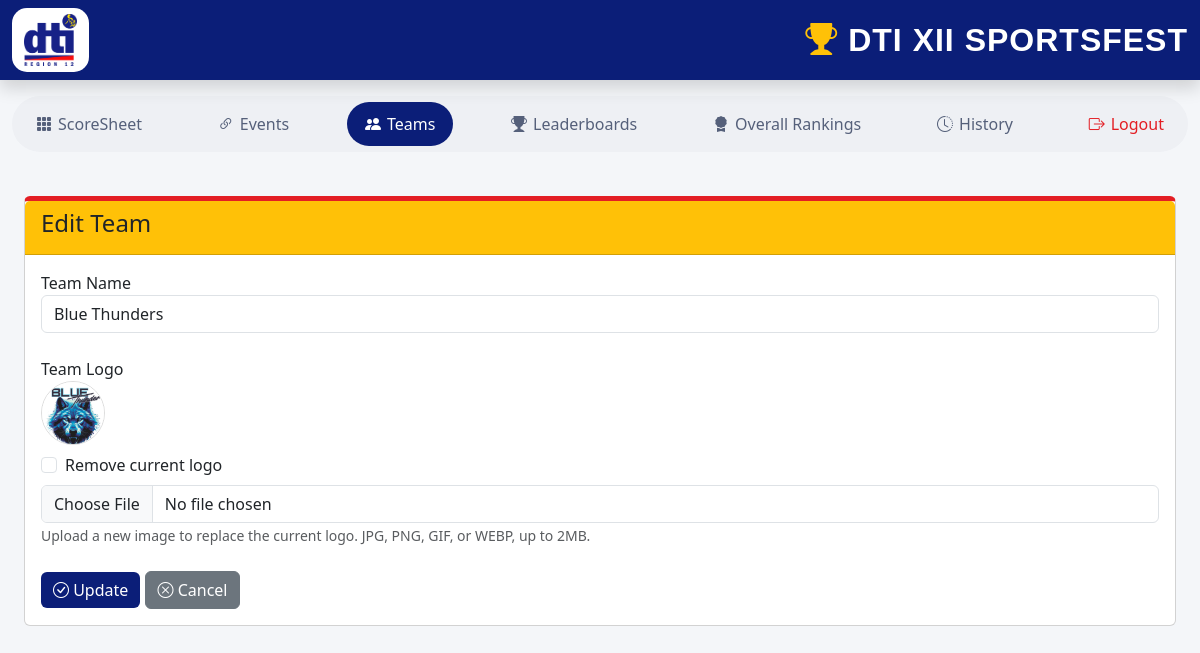
Screenshot of /edit_team.php?id=6 (signed in) with the database file from the repository.
### tables this page shows
CREATE TABLE `teams` (
  `id` int(11) NOT NULL,
  `team_name` varchar(100) NOT NULL,
  `created_at` timestamp NOT NULL DEFAULT current_timestamp(),
  `logo` varchar(255) DEFAULT NULL
);

### edit_team.php (the view, shortened to what this page needs)
<?php
include 'config/database.php';
include 'includes/header.php';
$id = intval($_GET['id']);
$row = $conn->query("SELECT * FROM teams WHERE id=$id")->fetch_assoc();
?>
<?php include 'includes/topnav.php'; ?>
<div class="container-fluid p-4">
    <div class="card">
        <div class="card-header bg-warning">
            <h4>Edit Team</h4>
        </div>
        <div class="card-body">
            <form action="actions/update_team.php" method="POST" enctype="multipart/form-data">
                <label>Team Name</label>
                <input
                    type="text"
                    name="team_name"
                    class="form-control"
                    value="<?= htmlspecialchars($row['team_name']) ?>"
                    required>
                <br>
                <label>Team Logo</label><br>
                <?php if (!empty($row['logo']) && file_exists(__DIR__ . '/assets/images/team-logos/' . $row['logo'])) { ?>
                    <img
                        src="assets/images/team-logos/<?= htmlspecialchars($row['logo']) ?>"
                        style="width:64px;height:64px;border-radius:50%;object-fit:cover;border:1px solid #ddd;"
                        class="mb-2">
                    <div class="form-check mb-2">
                        <input class="form-check-input" type="checkbox" name="remove_logo" id="remove_logo" value="1">
                        <label class="form-check-label" for="remove_logo">Remove current logo</label>
                    </div>
                <?php } ?>
                <input
                    type="file"
                    name="team_logo"
                    class="form-control"
                    accept="image/*">
                <small class="text-muted">Upload a new image to replace the current logo. JPG, PNG, GIF, or WEBP, up to 2MB.</small>
                <br><br>
                <button type="submit" class="btn btn-primary">
                    <i class="bi bi-check-circle"></i> Update
                </button>
                <a href="teams.php" class="btn btn-secondary">
                    <i class="bi bi-x-circle"></i> Cancel
                </a>
            </form>
        </div>
    </div>
</div>
<?php include 'includes/footer.php'; ?>

### assets/css/style.css (style rules this page uses)
body { background: #f4f6f9; }
.card { border-top: 5px solid #e31e24; }
.btn-primary { background: #0b1e78; border: none; }

### rows the page displays
teams: team_name "Blue Thunders", logo (picture)
